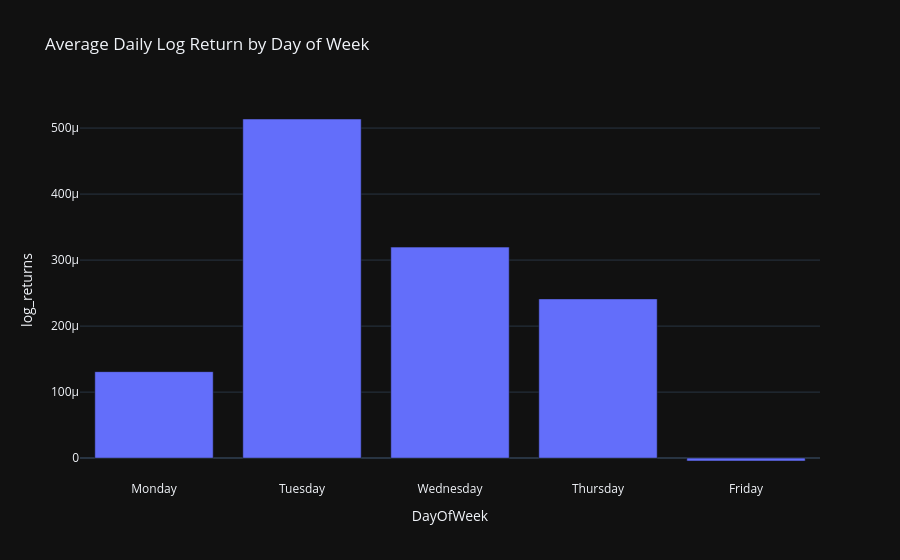

Write notebook code for a chart like this one.
### Code cell
# === CALENDAR & SEASONALITY ANALYSIS ===
raw['DayOfWeek'] = raw.index.day_name()
raw['Month'] = raw.index.month_name()
raw['Year'] = raw.index.year

# Average return by day of week
day_order = [
    'Monday', 'Tuesday', 'Wednesday',
    'Thursday', 'Friday'
]

dow_returns = (
    raw.groupby('DayOfWeek')['log_returns']
    .mean()
    .reindex(day_order)
)
print("Average Log Return by Day of Week:\n", dow_returns)

# Average return by month
month_order = [
    'January', 'February', 'March', 'April',
    'May', 'June', 'July', 'August',
    'September', 'October', 'November', 'December'
]

month_returns = (
    raw.groupby('Month')['log_returns']
    .mean()
    .reindex(month_order)
)
print("\nAverage Log Return by Month:\n", month_returns)

# Plot
fig = px.bar(dow_returns.reset_index(), x='DayOfWeek', y='log_returns', 
             title='Average Daily Log Return by Day of Week')
fig.show()

### Figure 1 — Plotly figure (JSON) as saved in the notebook; plotly's stock layout.template omitted (floating-point values rounded to 4 significant figures)
{"data": [{"hovertemplate": "DayOfWeek=%{x}<br>log_returns=%{y}<extra></extra>", "legendgroup": "", "marker": {"color": "#636efa", "pattern": {"shape": ""}}, "name": "", "orientation": "v", "showlegend": false, "textposition": "auto", "type": "bar", "x": ["Monday", "Tuesday", "Wednesday", "Thursday", "Friday"], "xaxis": "x", "y": [0.000131, 0.0005137, 0.0003197, 0.0002412, -4.366e-06], "yaxis": "y"}], "layout": {"barmode": "relative", "legend": {"tracegroupgap": 0}, "title": {"text": "Average Daily Log Return by Day of Week"}, "xaxis": {"anchor": "y", "domain": [0, 1], "title": {"text": "DayOfWeek"}}, "yaxis": {"anchor": "x", "domain": [0, 1], "title": {"text": "log_returns"}}}}
